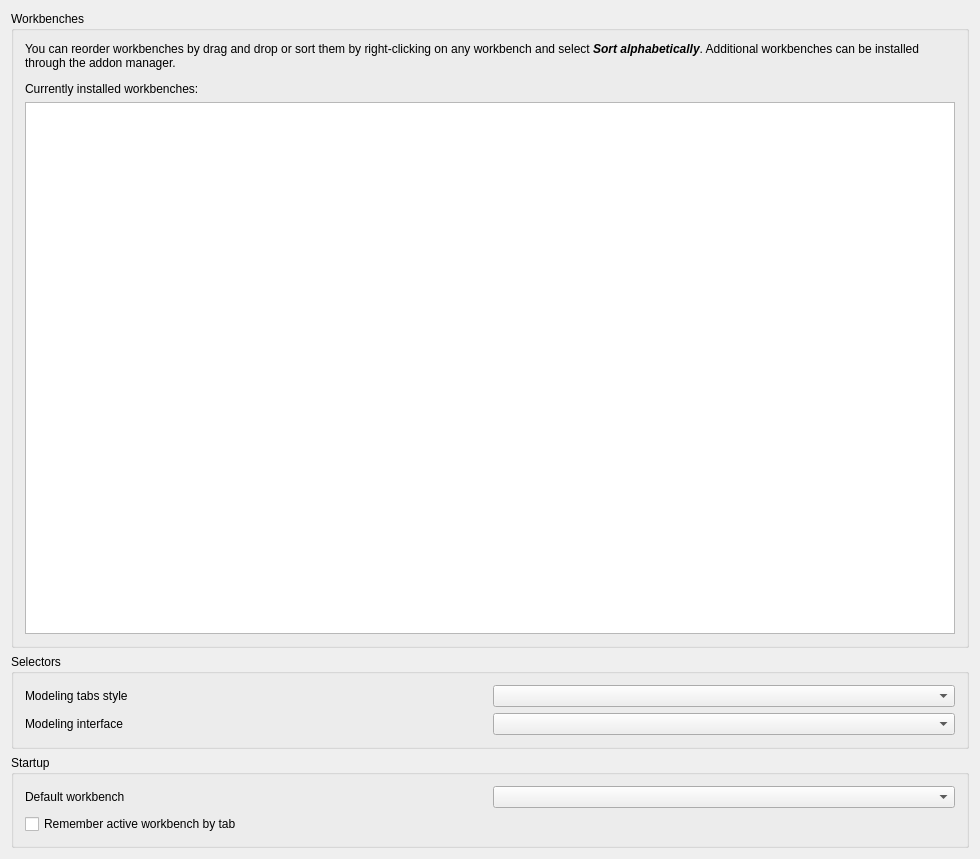
<?xml version="1.0" encoding="UTF-8"?>
<ui version="4.0">
 <class>Gui::Dialog::DlgSettingsWorkbenches</class>
 <widget class="QWidget" name="Gui::Dialog::DlgSettingsWorkbenches">
  <property name="geometry">
   <rect>
    <x>0</x>
    <y>0</y>
    <width>980</width>
    <height>859</height>
   </rect>
  </property>
  <property name="windowTitle">
   <string>Available Workbenches</string>
  </property>
  <layout class="QVBoxLayout" name="verticalLayout_3">
   <item>
    <widget class="QGroupBox" name="groupBox">
     <property name="title">
      <string>Workbenches</string>
     </property>
     <layout class="QVBoxLayout" name="verticalLayout_4">
      <item>
       <widget class="QLabel" name="noteLabel">
        <property name="sizePolicy">
         <sizepolicy hsizetype="Preferred" vsizetype="Preferred">
          <horstretch>0</horstretch>
          <verstretch>0</verstretch>
         </sizepolicy>
        </property>
        <property name="minimumSize">
         <size>
          <width>0</width>
          <height>50</height>
         </size>
        </property>
        <property name="text">
         <string>&lt;html&gt;&lt;head/&gt;&lt;body&gt;&lt;p&gt;You can reorder workbenches by drag and drop or sort them by right-clicking on any workbench and select &lt;span style=&quot;  font-weight:600; font-style:italic;&quot;&gt;Sort alphabetically&lt;/span&gt;. Additional workbenches can be installed through the addon manager.&lt;/p&gt;&lt;p&gt;
Currently installed workbenches:&lt;/p&gt;&lt;/body&gt;&lt;/html&gt;</string>
        </property>
        <property name="wordWrap">
         <bool>true</bool>
        </property>
       </widget>
      </item>
      <item>
       <widget class="ListWidgetDragBugFix" name="wbList"/>
      </item>
     </layout>
    </widget>
   </item>
   <item>
    <widget class="QGroupBox" name="groupBox_3">
     <property name="title">
      <string>Selectors</string>
     </property>
     <layout class="QVBoxLayout" name="verticalLayout">
      <item>
       <layout class="QHBoxLayout">
        <property name="spacing">
         <number>6</number>
        </property>
        <property name="leftMargin">
         <number>0</number>
        </property>
        <property name="topMargin">
         <number>0</number>
        </property>
        <property name="rightMargin">
         <number>0</number>
        </property>
        <property name="bottomMargin">
         <number>0</number>
        </property>
        <item>
         <widget class="QLabel" name="WorkbenchSelectorItemLabel">
           <property name="text">
            <string>Modeling tabs style</string>
           </property>
          </widget>
        </item>
        <item>
          <widget class="QComboBox" name="WorkbenchSelectorItem">
           <property name="toolTip">
            <string>Icons are shown with their name and detailed hover descriptions</string>
           </property>
          </widget>
        </item>
       </layout>
      </item>
      <item>
       <layout class="QHBoxLayout">
        <property name="spacing">
         <number>6</number>
        </property>
        <property name="leftMargin">
         <number>0</number>
        </property>
        <property name="topMargin">
         <number>0</number>
        </property>
        <property name="rightMargin">
         <number>0</number>
        </property>
        <property name="bottomMargin">
         <number>0</number>
        </property>
        <item>
         <widget class="QLabel" name="WorkbenchSelectorTypeLabel">
           <property name="text">
            <string>Modeling interface</string>
           </property>
          </widget>
        </item>
        <item>
          <widget class="QComboBox" name="WorkbenchSelectorType">
           <property name="toolTip">
            <string>Uses the Fusion 360 style top tab selector (restart required)</string>
           </property>
          </widget>
        </item>
       </layout>
      </item>
     </layout>
    </widget>
   </item>
   <item>
    <widget class="QGroupBox" name="groupBox_2">
     <property name="title">
      <string>Startup</string>
     </property>
     <layout class="QVBoxLayout" name="verticalLayout_2">
      <item>
       <layout class="QHBoxLayout">
        <property name="spacing">
         <number>6</number>
        </property>
        <property name="leftMargin">
         <number>0</number>
        </property>
        <property name="topMargin">
         <number>0</number>
        </property>
        <property name="rightMargin">
         <number>0</number>
        </property>
        <property name="bottomMargin">
         <number>0</number>
        </property>
        <item>
         <widget class="QLabel" name="autoModuleLabel">
          <property name="text">
           <string>Default workbench</string>
          </property>
         </widget>
        </item>
        <item>
         <widget class="QComboBox" name="AutoloadModuleCombo">
          <property name="toolTip">
           <string>Changes which workbench will be activated and shown
after FreeCAD launches</string>
          </property>
         </widget>
        </item>
       </layout>
      </item>
      <item>
       <widget class="Gui::PrefCheckBox" name="CheckBox_WbByTab">
        <property name="toolTip">
         <string>Remembers which workbench is active for each tab of the viewport</string>
        </property>
        <property name="text">
         <string>Remember active workbench by tab</string>
        </property>
        <property name="checked">
         <bool>false</bool>
        </property>
        <property name="prefEntry" stdset="0">
         <cstring>SaveWBbyTab</cstring>
        </property>
        <property name="prefPath" stdset="0">
         <cstring>View</cstring>
        </property>
       </widget>
      </item>
     </layout>
    </widget>
   </item>
  </layout>
 </widget>
 <layoutdefault spacing="6" margin="11"/>
 <customwidgets>
  <customwidget>
   <class>Gui::PrefCheckBox</class>
   <extends>QCheckBox</extends>
   <header>Gui/PrefWidgets.h</header>
  </customwidget>
  <customwidget>
   <class>ListWidgetDragBugFix</class>
   <extends>QListWidget</extends>
   <header>ListWidgetDragBugFix.h</header>
  </customwidget>
 </customwidgets>
 <resources/>
 <connections/>
</ui>
